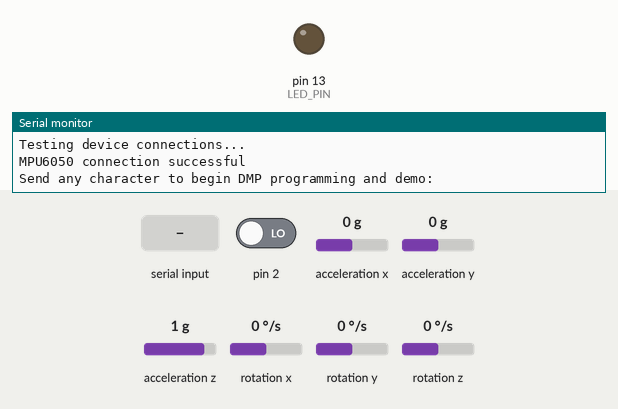
The sketch below on a simulated Arduino Uno, built with avr-gcc and run on an emulated ATmega328P. Shown: output pins drawn as LEDs (lit = HIGH), the last lines printed to the serial monitor. Dashed ring = blinking. The inputs (shaded band) are chosen by the test bench; at power-on: acceleration x 0 g, acceleration y 0 g, acceleration z 1 g, rotation z 0 °/s, pin 2 LOW, rotation x 0 °/s, rotation y 0 °/s. The sensor or clock chip raises its interrupt line as the real part does.

Above: at 1.0 s.
1.1 s: "1\n" received over Serial
At 2.47 s:
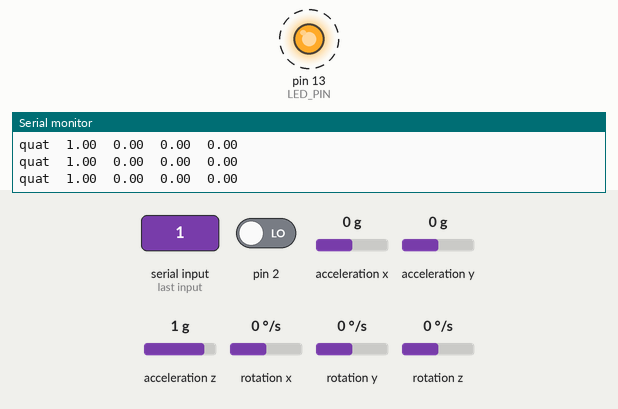
4.1 s: acceleration x set to 0.8 g
7.1 s: acceleration y set to -1.4 g
10.1 s: acceleration z set to -1.4 g
13.1 s: acceleration x set to -1.4 g
16.1 s: rotation z set to -192 °/s
Timing chart, 0 to 20.1 s (numbered marks = the images above; inputs shaded):
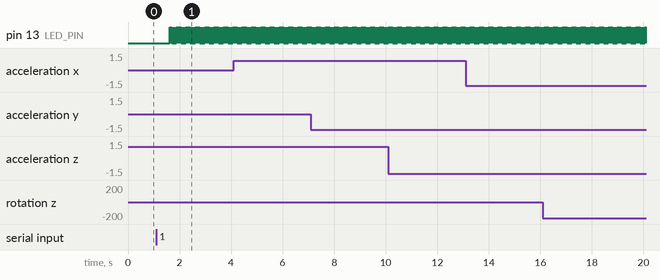

Measured:
- after the input at 1.1 s, pin 13 (LED_PIN): alternates HIGH for 0.01 s and LOW for 0.01 s, starting after 0.53 s

The sketch:

MPU6050_DMP6.ino
```cpp
// I2C device class (I2Cdev) demonstration Arduino sketch for MPU6050 class using DMP (MotionApps v2.0)
// 6/21/2012 by Jeff Rowberg <jeff@rowberg.net>
// Updates should (hopefully) always be available at https://github.com/jrowberg/i2cdevlib
//

/* ============================================
I2Cdev device library code is placed under the MIT license
Copyright (c) 2012 Jeff Rowberg

Permission is hereby granted, free of charge, to any person obtaining a copy
of this software and associated documentation files (the "Software"), to deal
in the Software without restriction, including without limitation the rights
to use, copy, modify, merge, publish, distribute, sublicense, and/or sell
copies of the Software, and to permit persons to whom the Software is
furnished to do so, subject to the following conditions:

The above copyright notice and this permission notice shall be included in
all copies or substantial portions of the Software.

THE SOFTWARE IS PROVIDED "AS IS", WITHOUT WARRANTY OF ANY KIND, EXPRESS OR
IMPLIED, INCLUDING BUT NOT LIMITED TO THE WARRANTIES OF MERCHANTABILITY,
FITNESS FOR A PARTICULAR PURPOSE AND NONINFRINGEMENT. IN NO EVENT SHALL THE
AUTHORS OR COPYRIGHT HOLDERS BE LIABLE FOR ANY CLAIM, DAMAGES OR OTHER
LIABILITY, WHETHER IN AN ACTION OF CONTRACT, TORT OR OTHERWISE, ARISING FROM,
OUT OF OR IN CONNECTION WITH THE SOFTWARE OR THE USE OR OTHER DEALINGS IN
THE SOFTWARE.
===============================================
*/

// I2Cdev and MPU6050 must be installed as libraries, or else the .cpp/.h files
// for both classes must be in the include path of your project
#include "I2Cdev.h"

#include "MPU6050_6Axis_MotionApps20.h"
//#include "MPU6050.h" // not necessary if using MotionApps include file

// Arduino Wire library is required if I2Cdev I2CDEV_ARDUINO_WIRE implementation
// is used in I2Cdev.h
#if I2CDEV_IMPLEMENTATION == I2CDEV_ARDUINO_WIRE
    #include "Wire.h"
#endif

// class default I2C address is 0x68
// specific I2C addresses may be passed as a parameter here
// AD0 low = 0x68 (default for SparkFun breakout and InvenSense evaluation board)
// AD0 high = 0x69
MPU6050 mpu;
//MPU6050 mpu(0x69); // <-- use for AD0 high


#define LED_PIN 13 // (Arduino is 13, Teensy is 11, Teensy++ is 6)
bool blinkState = false;

// MPU control/status vars
bool dmpReady = false;  // set true if DMP init was successful
uint8_t mpuIntStatus;   // holds actual interrupt status byte from MPU
uint8_t devStatus;      // return status after each device operation (0 = success, !0 = error)
uint16_t packetSize;    // expected DMP packet size (default is 42 bytes)
uint16_t fifoCount;     // count of all bytes currently in FIFO
uint8_t fifoBuffer[64]; // FIFO storage buffer

// orientation/motion vars
Quaternion q;           // [w, x, y, z]         quaternion container
VectorInt16 aa;         // [x, y, z]            accel sensor measurements
VectorInt16 aaReal;     // [x, y, z]            gravity-free accel sensor measurements
VectorInt16 aaWorld;    // [x, y, z]            world-frame accel sensor measurements
VectorFloat gravity;    // [x, y, z]            gravity vector
float euler[3];         // [psi, theta, phi]    Euler angle container
float ypr[3];           // [yaw, pitch, roll]   yaw/pitch/roll container and gravity vector

// packet structure for InvenSense teapot demo
uint8_t teapotPacket[14] = { '$', 0x02, 0,0, 0,0, 0,0, 0,0, 0x00, 0x00, '\r', '\n' };


// ================================================================
// ===               INTERRUPT DETECTION ROUTINE                ===
// ================================================================

volatile bool mpuInterrupt = false;     // indicates whether MPU interrupt pin has gone high
void dmpDataReady() {
    mpuInterrupt = true;
}


// ================================================================
// ===                      INITIAL SETUP                       ===
// ================================================================

void setup() {
    // join I2C bus (I2Cdev library doesn't do this automatically)
    #if I2CDEV_IMPLEMENTATION == I2CDEV_ARDUINO_WIRE
        Wire.begin();
        TWBR = 24; // 400kHz I2C clock (200kHz if CPU is 8MHz)
    #elif I2CDEV_IMPLEMENTATION == I2CDEV_BUILTIN_FASTWIRE
        Fastwire::setup(400, true);
    #endif

    // initialize serial communication
    // (115200 chosen because it is required for Teapot Demo output, but it's
    // really up to you depending on your project)
    Serial.begin(38400);
    while (!Serial); // wait for Leonardo enumeration, others continue immediately

    // NOTE: 8MHz or slower host processors, like the Teensy @ 3.3v or Ardunio
    // Pro Mini running at 3.3v, cannot handle this baud rate reliably due to
    // the baud timing being too misaligned with processor ticks. You must use
    // 38400 or slower in these cases, or use some kind of external separate
    // crystal solution for the UART timer.

    // initialize device
    Serial.println(F("Initializing I2C devices..."));
    mpu.initialize();

    // verify connection
    Serial.println(F("Testing device connections..."));
    Serial.println(mpu.testConnection() ? F("MPU6050 connection successful") : F("MPU6050 connection failed"));

    // wait for ready
    Serial.println(F("\nSend any character to begin DMP programming and demo: "));
    while (Serial.available() && Serial.read()); // empty buffer
    while (!Serial.available());                 // wait for data
    while (Serial.available() && Serial.read()); // empty buffer again

    // load and configure the DMP
    Serial.println(F("Initializing DMP..."));
    devStatus = mpu.dmpInitialize();

    // supply your own gyro offsets here, scaled for min sensitivity
    //mpu.setXGyroOffset(220);
    mpu.setYGyroOffset(-50);
    mpu.setZGyroOffset(52);
    //mpu.setZAccelOffset(1788); // 1688 factory default for my test chip

    // make sure it worked (returns 0 if so)
    if (devStatus == 0) {
        // turn on the DMP, now that it's ready
        Serial.println(F("Enabling DMP..."));
        mpu.setDMPEnabled(true);

        // enable Arduino interrupt detection
        Serial.println(F("Enabling interrupt detection (Arduino external interrupt 0)..."));
        attachInterrupt(0, dmpDataReady, RISING);
        mpuIntStatus = mpu.getIntStatus();

        // set our DMP Ready flag so the main loop() function knows it's okay to use it
        Serial.println(F("DMP ready! Waiting for first interrupt..."));
        dmpReady = true;

        // get expected DMP packet size for later comparison
        packetSize = mpu.dmpGetFIFOPacketSize();
    } else {
        // ERROR!
        // 1 = initial memory load failed
        // 2 = DMP configuration updates failed
        // (if it's going to break, usually the code will be 1)
        Serial.print(F("DMP Initialization failed (code "));
        Serial.print(devStatus);
        Serial.println(F(")"));
    }

    // configure LED for output
    pinMode(LED_PIN, OUTPUT);
}


// ================================================================
// ===                    MAIN PROGRAM LOOP                     ===
// ================================================================

void loop() {
    // if programming failed, don't try to do anything
    if (!dmpReady) return;

    // wait for MPU interrupt or extra packet(s) available
    //while (!mpuInterrupt && fifoCount < packetSize) {
        // other program behavior stuff here
        // .
        // .
        // .
        // if you are really paranoid you can frequently test in between other
        // stuff to see if mpuInterrupt is true, and if so, "break;" from the
        // while() loop to immediately process the MPU data
        // .
        // .
        // .
    //}

    // reset interrupt flag and get INT_STATUS byte
    mpuInterrupt = false;
    mpuIntStatus = mpu.getIntStatus();

    // get current FIFO count
    fifoCount = mpu.getFIFOCount();

    // check for overflow (this should never happen unless our code is too inefficient)
    if ((mpuIntStatus & 0x10) || fifoCount == 1024) {
        // reset so we can continue cleanly
        mpu.resetFIFO();
        Serial.println(F("FIFO overflow!"));

    // otherwise, check for DMP data ready interrupt (this should happen frequently)
    } else if (mpuIntStatus & 0x02) {
        // wait for correct available data length, should be a VERY short wait
        while (fifoCount < packetSize) fifoCount = mpu.getFIFOCount();

        // read a packet from FIFO
        mpu.getFIFOBytes(fifoBuffer, packetSize);

        // track FIFO count here in case there is > 1 packet available
        // (this lets us immediately read more without waiting for an interrupt)
        fifoCount -= packetSize;


        // display quaternion values in easy matrix form: w x y z
        mpu.dmpGetQuaternion(&q, fifoBuffer);
        Serial.print("quat\t");
        Serial.print(q.w);
        Serial.print("\t");
        Serial.print(q.x);
        Serial.print("\t");
        Serial.print(q.y);
        Serial.print("\t");
        Serial.println(q.z);

        //output
        //"quat  w  x  y  z"


        // blink LED to indicate activity
        blinkState = !blinkState;
        digitalWrite(LED_PIN, blinkState);
    }
}
```
